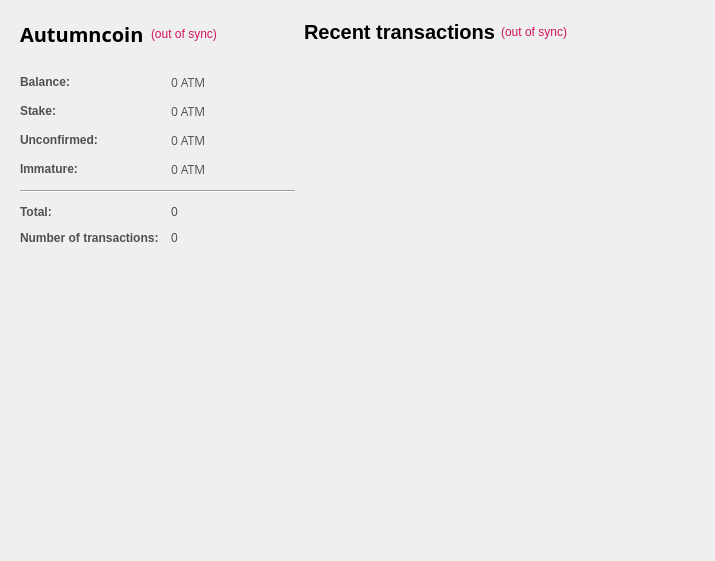
<?xml version="1.0" encoding="UTF-8"?>
<ui version="4.0">
 <class>OverviewPage</class>
 <widget class="QWidget" name="OverviewPage">
  <property name="geometry">
   <rect>
    <x>0</x>
    <y>0</y>
    <width>575</width>
    <height>499</height>
   </rect>
  </property>
  <property name="sizePolicy">
   <sizepolicy hsizetype="Minimum" vsizetype="Preferred">
    <horstretch>0</horstretch>
    <verstretch>0</verstretch>
   </sizepolicy>
  </property>
  <property name="maximumSize">
   <size>
    <width>575</width>
    <height>16777215</height>
   </size>
  </property>
  <property name="windowTitle">
   <string>Form</string>
  </property>
  <property name="styleSheet">
   <string notr="true">color:#505050;
font-family:'Open Sans,sans-serif';</string>
  </property>
  <layout class="QGridLayout" name="gridLayout_2">
   <property name="sizeConstraint">
    <enum>QLayout::SetFixedSize</enum>
   </property>
   <property name="leftMargin">
    <number>11</number>
   </property>
   <property name="horizontalSpacing">
    <number>0</number>
   </property>
   <item row="1" column="1">
    <layout class="QVBoxLayout" name="verticalLayout_3">
     <property name="spacing">
      <number>7</number>
     </property>
     <item>
      <widget class="QFrame" name="frame_2">
       <property name="sizePolicy">
        <sizepolicy hsizetype="Fixed" vsizetype="Preferred">
         <horstretch>0</horstretch>
         <verstretch>0</verstretch>
        </sizepolicy>
       </property>
       <property name="minimumSize">
        <size>
         <width>400</width>
         <height>0</height>
        </size>
       </property>
       <property name="maximumSize">
        <size>
         <width>450</width>
         <height>16777215</height>
        </size>
       </property>
       <layout class="QVBoxLayout" name="verticalLayout">
        <property name="leftMargin">
         <number>0</number>
        </property>
        <item>
         <layout class="QHBoxLayout" name="horizontalLayout_2">
          <item>
           <widget class="QLabel" name="label_4">
            <property name="text">
             <string>&lt;html&gt;&lt;head/&gt;&lt;body&gt;&lt;p&gt;&lt;span style=&quot; font-size:20px; font-weight:600; color:#000000;&quot;&gt;Recent transactions&lt;/span&gt;&lt;/p&gt;&lt;/body&gt;&lt;/html&gt;</string>
            </property>
           </widget>
          </item>
          <item>
           <widget class="QLabel" name="labelTransactionsStatus">
            <property name="toolTip">
             <string>The displayed information may be out of date. Your New Autumncoin automatically synchronizes with the Autumncoin network after a connection is established, but this process has not completed yet.</string>
            </property>
            <property name="styleSheet">
             <string notr="true">QLabel { color: red; }</string>
            </property>
            <property name="text">
             <string notr="true">&lt;html&gt;&lt;head/&gt;&lt;body&gt;&lt;p&gt;&lt;span style=&quot; color:#d31360;&quot;&gt;(out of sync)&lt;/span&gt;&lt;/p&gt;&lt;/body&gt;&lt;/html&gt;</string>
            </property>
            <property name="alignment">
             <set>Qt::AlignRight|Qt::AlignTrailing|Qt::AlignVCenter</set>
            </property>
           </widget>
          </item>
          <item>
           <spacer name="horizontalSpacer">
            <property name="orientation">
             <enum>Qt::Horizontal</enum>
            </property>
            <property name="sizeHint" stdset="0">
             <size>
              <width>40</width>
              <height>20</height>
             </size>
            </property>
           </spacer>
          </item>
         </layout>
        </item>
        <item>
         <spacer name="verticalSpacer_6">
          <property name="orientation">
           <enum>Qt::Vertical</enum>
          </property>
          <property name="sizeType">
           <enum>QSizePolicy::Maximum</enum>
          </property>
          <property name="sizeHint" stdset="0">
           <size>
            <width>20</width>
            <height>13</height>
           </size>
          </property>
         </spacer>
        </item>
        <item>
         <widget class="QListView" name="listTransactions">
          <property name="sizePolicy">
           <sizepolicy hsizetype="Fixed" vsizetype="Expanding">
            <horstretch>0</horstretch>
            <verstretch>0</verstretch>
           </sizepolicy>
          </property>
          <property name="maximumSize">
           <size>
            <width>400</width>
            <height>16777215</height>
           </size>
          </property>
          <property name="styleSheet">
           <string notr="true">QListView { background: transparent;font-size:12px;  }</string>
          </property>
          <property name="frameShape">
           <enum>QFrame::NoFrame</enum>
          </property>
          <property name="verticalScrollBarPolicy">
           <enum>Qt::ScrollBarAlwaysOff</enum>
          </property>
          <property name="horizontalScrollBarPolicy">
           <enum>Qt::ScrollBarAlwaysOff</enum>
          </property>
          <property name="selectionMode">
           <enum>QAbstractItemView::NoSelection</enum>
          </property>
         </widget>
        </item>
       </layout>
      </widget>
     </item>
    </layout>
   </item>
   <item row="1" column="0">
    <layout class="QVBoxLayout" name="verticalLayout_2">
     <property name="spacing">
      <number>1</number>
     </property>
     <item>
      <widget class="QFrame" name="frame">
       <property name="sizePolicy">
        <sizepolicy hsizetype="Fixed" vsizetype="Preferred">
         <horstretch>0</horstretch>
         <verstretch>0</verstretch>
        </sizepolicy>
       </property>
       <property name="maximumSize">
        <size>
         <width>350</width>
         <height>16777215</height>
        </size>
       </property>
       <layout class="QVBoxLayout" name="verticalLayout_4">
        <item>
         <layout class="QHBoxLayout" name="horizontalLayout_4">
          <property name="spacing">
           <number>7</number>
          </property>
          <item>
           <widget class="QLabel" name="label_5">
            <property name="font">
             <font>
              <family>Open Sans,sans-serif</family>
             </font>
            </property>
            <property name="text">
             <string>&lt;html&gt;&lt;head/&gt;&lt;body&gt;&lt;p&gt;&lt;span style=&quot; font-size:20px; font-weight:600; color:#000000;&quot;&gt;Autumncoin&lt;/span&gt;&lt;/p&gt;&lt;/body&gt;&lt;/html&gt;</string>
            </property>
           </widget>
          </item>
          <item>
           <widget class="QLabel" name="labelWalletStatus">
            <property name="toolTip">
             <string>The displayed information may be out of date. Your New Autumncoin automatically synchronizes with the Autumncoin network after a connection is established, but this process has not completed yet.</string>
            </property>
            <property name="styleSheet">
             <string notr="true">QLabel { color: red; }</string>
            </property>
            <property name="text">
             <string notr="true">&lt;html&gt;&lt;head/&gt;&lt;body&gt;&lt;p&gt;&lt;span style=&quot; color:#d31360;&quot;&gt;(out of sync)&lt;/span&gt;&lt;/p&gt;&lt;/body&gt;&lt;/html&gt;</string>
            </property>
            <property name="alignment">
             <set>Qt::AlignLeading|Qt::AlignLeft|Qt::AlignVCenter</set>
            </property>
           </widget>
          </item>
          <item>
           <spacer name="horizontalSpacer_2">
            <property name="orientation">
             <enum>Qt::Horizontal</enum>
            </property>
            <property name="sizeHint" stdset="0">
             <size>
              <width>40</width>
              <height>20</height>
             </size>
            </property>
           </spacer>
          </item>
         </layout>
        </item>
        <item>
         <spacer name="verticalSpacer_5">
          <property name="orientation">
           <enum>Qt::Vertical</enum>
          </property>
          <property name="sizeType">
           <enum>QSizePolicy::Maximum</enum>
          </property>
          <property name="sizeHint" stdset="0">
           <size>
            <width>20</width>
            <height>20</height>
           </size>
          </property>
         </spacer>
        </item>
        <item>
         <layout class="QFormLayout" name="formLayout_2">
          <property name="fieldGrowthPolicy">
           <enum>QFormLayout::AllNonFixedFieldsGrow</enum>
          </property>
          <property name="horizontalSpacing">
           <number>12</number>
          </property>
          <property name="verticalSpacing">
           <number>12</number>
          </property>
          <item row="0" column="0">
           <widget class="QLabel" name="label">
            <property name="text">
             <string>&lt;html&gt;&lt;head/&gt;&lt;body&gt;&lt;p&gt;&lt;span style=&quot; font-weight:600;&quot;&gt;Balance:&lt;/span&gt;&lt;/p&gt;&lt;/body&gt;&lt;/html&gt;</string>
            </property>
           </widget>
          </item>
          <item row="0" column="1">
           <widget class="QLabel" name="labelBalance">
            <property name="font">
             <font>
              <family>Open Sans,sans-serif</family>
             </font>
            </property>
            <property name="cursor">
             <cursorShape>IBeamCursor</cursorShape>
            </property>
            <property name="toolTip">
             <string>Your current balance</string>
            </property>
            <property name="text">
             <string notr="true">0 ATM</string>
            </property>
            <property name="textInteractionFlags">
             <set>Qt::LinksAccessibleByMouse|Qt::TextSelectableByKeyboard|Qt::TextSelectableByMouse</set>
            </property>
           </widget>
          </item>
          <item row="1" column="0">
           <widget class="QLabel" name="label_6">
            <property name="text">
             <string>&lt;html&gt;&lt;head/&gt;&lt;body&gt;&lt;p&gt;&lt;span style=&quot; font-weight:600;&quot;&gt;Stake:&lt;/span&gt;&lt;/p&gt;&lt;/body&gt;&lt;/html&gt;</string>
            </property>
           </widget>
          </item>
          <item row="1" column="1">
           <widget class="QLabel" name="labelStake">
            <property name="font">
             <font>
              <family>Open Sans,sans-serif</family>
             </font>
            </property>
            <property name="cursor">
             <cursorShape>IBeamCursor</cursorShape>
            </property>
            <property name="toolTip">
             <string>Total of coins that was staked, and do not yet count toward the current balance</string>
            </property>
            <property name="text">
             <string notr="true">0 ATM</string>
            </property>
            <property name="textInteractionFlags">
             <set>Qt::LinksAccessibleByMouse|Qt::TextSelectableByKeyboard|Qt::TextSelectableByMouse</set>
            </property>
           </widget>
          </item>
          <item row="2" column="0">
           <widget class="QLabel" name="label_3">
            <property name="text">
             <string>&lt;html&gt;&lt;head/&gt;&lt;body&gt;&lt;p&gt;&lt;span style=&quot; font-weight:600;&quot;&gt;Unconfirmed:&lt;/span&gt;&lt;/p&gt;&lt;/body&gt;&lt;/html&gt;</string>
            </property>
           </widget>
          </item>
          <item row="2" column="1">
           <widget class="QLabel" name="labelUnconfirmed">
            <property name="font">
             <font>
              <family>Open Sans,sans-serif</family>
             </font>
            </property>
            <property name="cursor">
             <cursorShape>IBeamCursor</cursorShape>
            </property>
            <property name="toolTip">
             <string>Total of transactions that have yet to be confirmed, and do not yet count toward the current balance</string>
            </property>
            <property name="text">
             <string notr="true">0 ATM</string>
            </property>
            <property name="textInteractionFlags">
             <set>Qt::LinksAccessibleByMouse|Qt::TextSelectableByKeyboard|Qt::TextSelectableByMouse</set>
            </property>
           </widget>
          </item>
          <item row="3" column="0">
           <widget class="QLabel" name="labelImmatureText">
            <property name="text">
             <string>&lt;html&gt;&lt;head/&gt;&lt;body&gt;&lt;p&gt;&lt;span style=&quot; font-weight:600;&quot;&gt;Immature:&lt;/span&gt;&lt;/p&gt;&lt;/body&gt;&lt;/html&gt;</string>
            </property>
           </widget>
          </item>
          <item row="3" column="1">
           <widget class="QLabel" name="labelImmature">
            <property name="font">
             <font>
              <family>Open Sans,sans-serif</family>
             </font>
            </property>
            <property name="toolTip">
             <string>Mined balance that has not yet matured</string>
            </property>
            <property name="text">
             <string notr="true">0 ATM</string>
            </property>
            <property name="textInteractionFlags">
             <set>Qt::LinksAccessibleByMouse|Qt::TextSelectableByKeyboard|Qt::TextSelectableByMouse</set>
            </property>
           </widget>
          </item>
          <item row="4" column="0" colspan="2">
           <widget class="Line" name="line">
            <property name="sizePolicy">
             <sizepolicy hsizetype="Expanding" vsizetype="Fixed">
              <horstretch>140</horstretch>
              <verstretch>0</verstretch>
             </sizepolicy>
            </property>
            <property name="orientation">
             <enum>Qt::Horizontal</enum>
            </property>
           </widget>
          </item>
          <item row="5" column="0">
           <widget class="QLabel" name="label_10">
            <property name="text">
             <string>&lt;html&gt;&lt;head/&gt;&lt;body&gt;&lt;p&gt;&lt;span style=&quot; font-weight:600;&quot;&gt;Total:&lt;/span&gt;&lt;/p&gt;&lt;/body&gt;&lt;/html&gt;</string>
            </property>
           </widget>
          </item>
          <item row="5" column="1">
           <widget class="QLabel" name="labelTotal">
            <property name="toolTip">
             <string>Total number of transactions in new Autumncoin</string>
            </property>
            <property name="text">
             <string notr="true">0</string>
            </property>
           </widget>
          </item>
          <item row="6" column="0">
           <widget class="QLabel" name="label_2">
            <property name="text">
             <string>&lt;html&gt;&lt;head/&gt;&lt;body&gt;&lt;p&gt;&lt;span style=&quot; font-weight:600;&quot;&gt;Number of transactions:&lt;/span&gt;&lt;/p&gt;&lt;/body&gt;&lt;/html&gt;</string>
            </property>
           </widget>
          </item>
          <item row="6" column="1">
           <widget class="QLabel" name="labelNumTransactions">
            <property name="toolTip">
             <string>Total number of transactions in new Autumncoin</string>
            </property>
            <property name="text">
             <string notr="true">0</string>
            </property>
           </widget>
          </item>
         </layout>
        </item>
        <item>
         <spacer name="verticalSpacer_2">
          <property name="orientation">
           <enum>Qt::Vertical</enum>
          </property>
          <property name="sizeHint" stdset="0">
           <size>
            <width>20</width>
            <height>20</height>
           </size>
          </property>
         </spacer>
        </item>
        <item>
         <widget class="QWidget" name="widget" native="true">
          <property name="minimumSize">
           <size>
            <width>275</width>
            <height>250</height>
           </size>
          </property>
          <property name="styleSheet">
           <string notr="true">image: url(:/images/wallet);</string>
          </property>
         </widget>
        </item>
        <item>
         <spacer name="verticalSpacer">
          <property name="orientation">
           <enum>Qt::Vertical</enum>
          </property>
          <property name="sizeHint" stdset="0">
           <size>
            <width>20</width>
            <height>20</height>
           </size>
          </property>
         </spacer>
        </item>
       </layout>
      </widget>
     </item>
    </layout>
   </item>
  </layout>
 </widget>
 <resources/>
 <connections/>
</ui>
